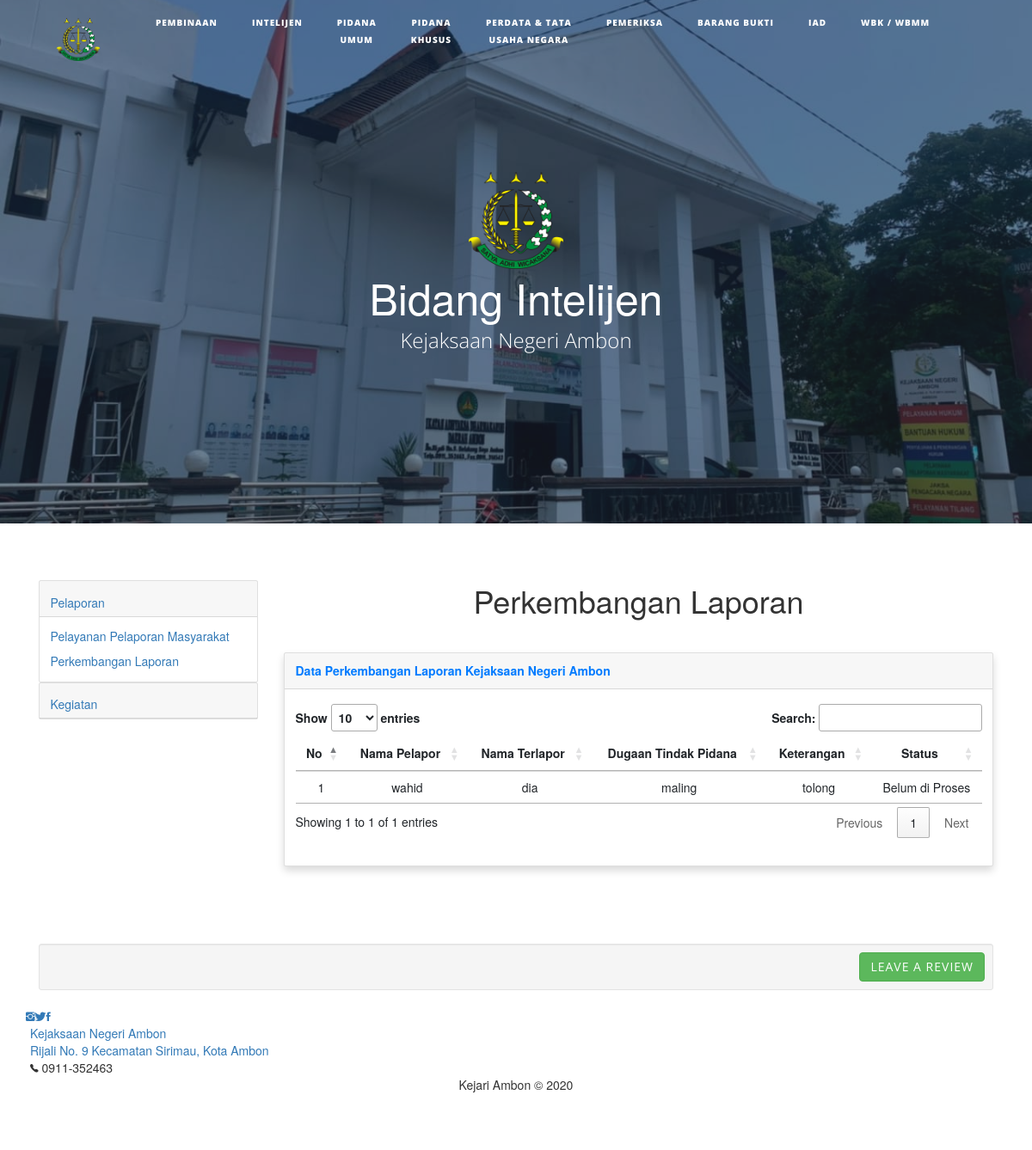
Before: /index.php/intelijen/laporan with the older database file.
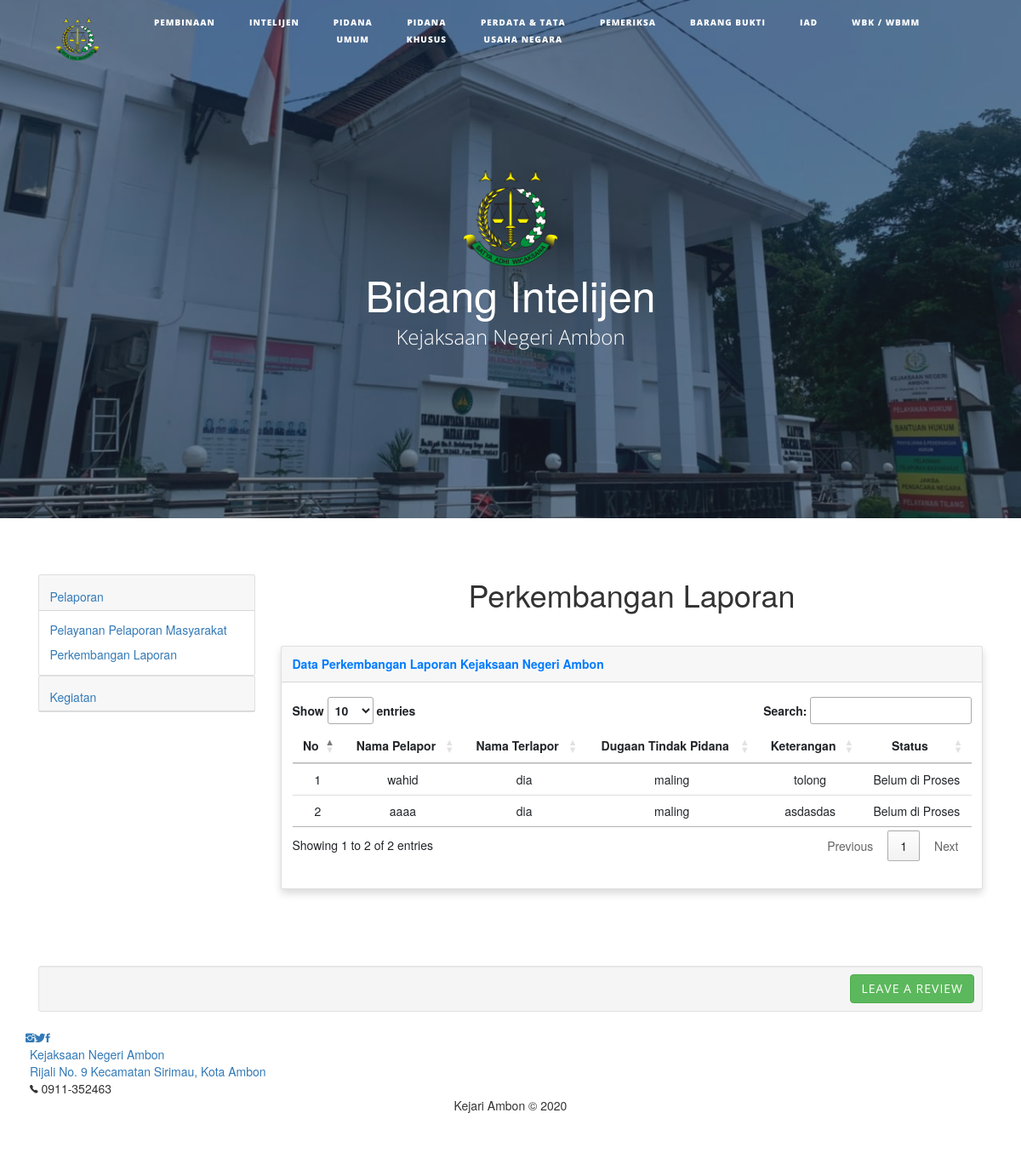
After: the same page with the newer database file.
### tables this page shows
CREATE TABLE `intel` (
  `id_intel` int(255) NOT NULL,
  `pelapor` varchar(50) NOT NULL,
  `terlapor` varchar(50) NOT NULL,
  `identitas` varchar(10) NOT NULL,
  `no_identitas` int(50) NOT NULL,
  `email` varchar(50) NOT NULL,
  `tindak_pidana` varchar(255) NOT NULL,
  `keterangan` varchar(255) NOT NULL,
  `status` varchar(25) NOT NULL,
  `ket_tambahan` varchar(255) DEFAULT NULL
);

### application/controllers/Intelijen.php (called while the page is built, shortened)
<?php
class Intelijen extends CI_Controller
{
	public function __construct()
	{
		$this->load->library('form_validation');
	}
	public function laporan()
	{
		$data['intel'] = $this->db->get('intel')->result_array();
		$this->load->view('/user/_laporan.php', $data);
	}
}

### index.php (called while the page is built, shortened)
<?php
require_once BASEPATH.'core/CodeIgniter.php';

### application/views/user/_laporan.php (the view, shortened to what the changed rows need)
<!DOCTYPE html>
<html>
<head>
    <link rel="stylesheet" href="<?= base_url('assets'); ?>/bootstrap/css/bootstrap2.min.css">
    <link rel="stylesheet" href="<?= base_url('assets'); ?>/fonts/font-awesome.min.css">
    <link rel="stylesheet" href="<?= base_url('assets'); ?>/fonts/ionicons.min.css">
    <link rel="stylesheet" href="<?= base_url('assets'); ?>/css/Footer-Basic.css">
    <link rel="stylesheet" href="<?= base_url('assets'); ?>/css/untitled.css">
    <link rel="stylesheet" href="https://cdn.datatables.net/1.10.20/css/jquery.dataTables.min.css">
</head>
<body>
    <header class="masthead" style="background-image:url('<?= base_url('assets'); ?>/img/home.jpeg');">
        <div class="container">
            <div class="row">
                <div class="col-md-10 col-lg-8 mx-auto">
                    <div class="site-heading">
                        <h1 style="font-size: 50px;">Bidang Intelijen</h1><span class="subheading">Kejaksaan Negeri Ambon</span>
                    </div>
                </div>
            </div>
        </div>
    </header>
    <div class="container">
        <div class="row">
            <div class="col col-md-6 col-lg-9">
                <h1 style="text-align: center; margin-bottom: 40px;">Perkembangan Laporan</h1>
                <div class="card shadow" style="margin-top: 10px;">
                    <div class="card-body">
                        <div class="table-responsive table mt-2" id="dataTable" role="grid" aria-describedby="dataTable_info">
                            <table class="table dataTable my-0" id="myTable">
                                <thead>
                                    <tr>
                                        <th>
                                            <center>No</center>
                                        </th>
                                        <th>
                                            <center>Nama Pelapor</center>
                                        </th>
                                        <th>
                                            <center>Nama Terlapor</center>
                                        </th>
                                        <th>
                                            <center>Dugaan Tindak Pidana</center>
                                        </th>
                                        <th>
                                            <center>Keterangan</center>
                                        </th>
                                        <th>
                                            <center>Status</center>
                                        </th>
                                    </tr>
                                </thead>
                                <tbody>
                                    <?php $i = 1; ?>
                                    <?php foreach ($intel as $data) : ?>
                                        <tr>
                                            <td>
                                                <center><?= $i; ?></center>
                                            </td>
                                            <td>
                                                <center><?= $data['pelapor']; ?></center>
                                            </td>
                                            <td>
                                                <center><?= $data['terlapor']; ?></center>
                                            </td>
                                            <td>
                                                <center><?= $data['tindak_pidana']; ?></center>
                                            </td>
                                            <td>
                                                <center><?= $data['keterangan']; ?></center>
                                            </td>
                                            <td>
                                                <center><?= $data['status']; ?></center>
                                            </td>
                                        </tr>
                                        <?php $i++; ?>
                                    <?php endforeach; ?>
                                </tbody>
                            </table>
                        </div>
                    </div>
                </div>
            </div>
            </di <?php
                    include 'footer.php' ?>

Changed rows visible on the page:
added intel: pelapor "aaaa", terlapor "dia", tindak_pidana "maling", keterangan "asdasdas", status "Belum di Proses"
Other visible differences:
text written by a page script: "Show entries Search: Showing 1 to 1 of 1 entries Previous 1 Next" → "Show entries Search: Showing 1 to 2 of 2 entries Previous 1 Next"
